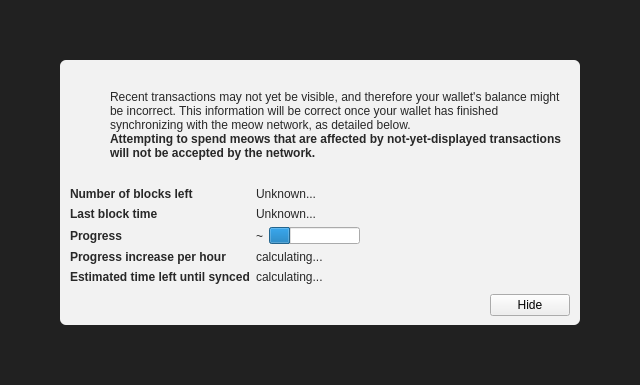
<?xml version="1.0" encoding="UTF-8"?>
<ui version="4.0">
 <class>ModalOverlay</class>
 <widget class="ModalOverlay" name="ModalOverlay">
  <property name="geometry">
   <rect>
    <x>0</x>
    <y>0</y>
    <width>640</width>
    <height>385</height>
   </rect>
  </property>
  <property name="windowTitle">
   <string>Form</string>
  </property>
  <layout class="QVBoxLayout" name="verticalLayout" stretch="0">
   <property name="sizeConstraint">
    <enum>QLayout::SetDefaultConstraint</enum>
   </property>
   <property name="leftMargin">
    <number>0</number>
   </property>
   <property name="topMargin">
    <number>0</number>
   </property>
   <property name="rightMargin">
    <number>0</number>
   </property>
   <property name="bottomMargin">
    <number>0</number>
   </property>
   <item>
    <widget class="QWidget" name="bgWidget" native="true">
     <property name="styleSheet">
      <string notr="true">#bgWidget { background: rgba(0,0,0,220); }</string>
     </property>
     <layout class="QVBoxLayout" name="verticalLayoutMain" stretch="1">
      <property name="leftMargin">
       <number>60</number>
      </property>
      <property name="topMargin">
       <number>60</number>
      </property>
      <property name="rightMargin">
       <number>60</number>
      </property>
      <property name="bottomMargin">
       <number>60</number>
      </property>
      <item>
       <widget class="QWidget" name="contentWidget" native="true">
        <property name="styleSheet">
         <string notr="true">#contentWidget { background: rgba(255,255,255,240); border-radius: 6px; }

QLabel { color: rgb(40,40,40);  }</string>
        </property>
        <layout class="QVBoxLayout" name="verticalLayoutSub" stretch="1,0,0,0">
         <property name="spacing">
          <number>0</number>
         </property>
         <property name="leftMargin">
          <number>10</number>
         </property>
         <property name="topMargin">
          <number>10</number>
         </property>
         <property name="rightMargin">
          <number>10</number>
         </property>
         <property name="bottomMargin">
          <number>10</number>
         </property>
         <item>
          <layout class="QHBoxLayout" name="horizontalLayoutIconText" stretch="0,1">
           <property name="topMargin">
            <number>20</number>
           </property>
           <item>
            <layout class="QVBoxLayout" name="verticalLayoutIcon">
             <property name="leftMargin">
              <number>0</number>
             </property>
             <item>
              <widget class="QPushButton" name="warningIcon">
               <property name="enabled">
                <bool>false</bool>
               </property>
               <property name="text">
                <string/>
               </property>
               <property name="icon">
                <iconset>
                 <normaloff>:/icons/warning</normaloff>
                 <disabledoff>:/icons/warning</disabledoff>:/icons/warning</iconset>
               </property>
               <property name="iconSize">
                <size>
                 <width>48</width>
                 <height>48</height>
                </size>
               </property>
               <property name="flat">
                <bool>true</bool>
               </property>
              </widget>
             </item>
             <item>
              <spacer name="verticalSpacerWarningIcon">
               <property name="orientation">
                <enum>Qt::Vertical</enum>
               </property>
               <property name="sizeHint" stdset="0">
                <size>
                 <width>20</width>
                 <height>40</height>
                </size>
               </property>
              </spacer>
             </item>
            </layout>
           </item>
           <item>
            <layout class="QVBoxLayout" name="verticalLayoutInfoText">
             <property name="leftMargin">
              <number>0</number>
             </property>
             <property name="topMargin">
              <number>0</number>
             </property>
             <item>
              <widget class="QLabel" name="infoText">
               <property name="text">
                <string>Recent transactions may not yet be visible, and therefore your wallet's balance might be incorrect. This information will be correct once your wallet has finished synchronizing with the meow network, as detailed below.</string>
               </property>
               <property name="textFormat">
                <enum>Qt::RichText</enum>
               </property>
               <property name="wordWrap">
                <bool>true</bool>
               </property>
              </widget>
             </item>
             <item>
              <widget class="QLabel" name="infoTextStrong">
               <property name="font">
                <font>
                 <weight>75</weight>
                 <bold>true</bold>
                </font>
               </property>
               <property name="text">
                <string>Attempting to spend meows that are affected by not-yet-displayed transactions will not be accepted by the network.</string>
               </property>
               <property name="textFormat">
                <enum>Qt::RichText</enum>
               </property>
               <property name="wordWrap">
                <bool>true</bool>
               </property>
              </widget>
             </item>
             <item>
              <spacer name="verticalSpacerInTextSpace">
               <property name="orientation">
                <enum>Qt::Vertical</enum>
               </property>
               <property name="sizeHint" stdset="0">
                <size>
                 <width>20</width>
                 <height>40</height>
                </size>
               </property>
              </spacer>
             </item>
            </layout>
           </item>
          </layout>
         </item>
         <item>
          <spacer name="verticalSpacerAfterText">
           <property name="orientation">
            <enum>Qt::Vertical</enum>
           </property>
           <property name="sizeHint" stdset="0">
            <size>
             <width>20</width>
             <height>40</height>
            </size>
           </property>
          </spacer>
         </item>
         <item>
          <layout class="QFormLayout" name="formLayout">
           <property name="fieldGrowthPolicy">
            <enum>QFormLayout::FieldsStayAtSizeHint</enum>
           </property>
           <property name="horizontalSpacing">
            <number>6</number>
           </property>
           <property name="verticalSpacing">
            <number>6</number>
           </property>
           <property name="topMargin">
            <number>10</number>
           </property>
           <item row="0" column="0">
            <widget class="QLabel" name="labelNumberOfBlocksLeft">
             <property name="font">
              <font>
               <weight>75</weight>
               <bold>true</bold>
              </font>
             </property>
             <property name="text">
              <string>Number of blocks left</string>
             </property>
            </widget>
           </item>
           <item row="0" column="1">
            <widget class="QLabel" name="numberOfBlocksLeft">
             <property name="text">
              <string>Unknown...</string>
             </property>
            </widget>
           </item>
           <item row="1" column="0">
            <widget class="QLabel" name="labelLastBlockTime">
             <property name="font">
              <font>
               <weight>75</weight>
               <bold>true</bold>
              </font>
             </property>
             <property name="text">
              <string>Last block time</string>
             </property>
            </widget>
           </item>
           <item row="1" column="1">
            <widget class="QLabel" name="newestBlockDate">
             <property name="sizePolicy">
              <sizepolicy hsizetype="Maximum" vsizetype="Preferred">
               <horstretch>0</horstretch>
               <verstretch>0</verstretch>
              </sizepolicy>
             </property>
             <property name="text">
              <string>Unknown...</string>
             </property>
            </widget>
           </item>
           <item row="2" column="0">
            <widget class="QLabel" name="labelSyncDone">
             <property name="font">
              <font>
               <weight>75</weight>
               <bold>true</bold>
              </font>
             </property>
             <property name="text">
              <string>Progress</string>
             </property>
            </widget>
           </item>
           <item row="2" column="1">
            <layout class="QHBoxLayout" name="horizontalLayoutSync" stretch="0,1">
             <item>
              <widget class="QLabel" name="percentageProgress">
               <property name="text">
                <string notr="true">~</string>
               </property>
              </widget>
             </item>
             <item>
              <widget class="QProgressBar" name="progressBar">
               <property name="value">
                <number>24</number>
               </property>
               <property name="format">
                <string/>
               </property>
              </widget>
             </item>
            </layout>
           </item>
           <item row="4" column="0">
            <widget class="QLabel" name="labelProgressIncrease">
             <property name="font">
              <font>
               <weight>75</weight>
               <bold>true</bold>
              </font>
             </property>
             <property name="text">
              <string>Progress increase per hour</string>
             </property>
            </widget>
           </item>
           <item row="4" column="1">
            <widget class="QLabel" name="progressIncreasePerH">
             <property name="text">
              <string>calculating...</string>
             </property>
            </widget>
           </item>
           <item row="5" column="0">
            <widget class="QLabel" name="labelEstimatedTimeLeft">
             <property name="font">
              <font>
               <weight>75</weight>
               <bold>true</bold>
              </font>
             </property>
             <property name="text">
              <string>Estimated time left until synced</string>
             </property>
            </widget>
           </item>
           <item row="5" column="1">
            <widget class="QLabel" name="expectedTimeLeft">
             <property name="text">
              <string>calculating...</string>
             </property>
            </widget>
           </item>
          </layout>
         </item>
         <item>
          <layout class="QHBoxLayout" name="horizontalLayoutButtons">
           <property name="leftMargin">
            <number>10</number>
           </property>
           <property name="topMargin">
            <number>10</number>
           </property>
           <item>
            <spacer name="horizontalSpacer">
             <property name="orientation">
              <enum>Qt::Horizontal</enum>
             </property>
             <property name="sizeHint" stdset="0">
              <size>
               <width>40</width>
               <height>20</height>
              </size>
             </property>
            </spacer>
           </item>
           <item>
            <widget class="QPushButton" name="closeButton">
             <property name="text">
              <string>Hide</string>
             </property>
            </widget>
           </item>
          </layout>
         </item>
        </layout>
       </widget>
      </item>
     </layout>
    </widget>
   </item>
  </layout>
 </widget>
 <customwidgets>
  <customwidget>
   <class>ModalOverlay</class>
   <extends>QWidget</extends>
   <header>modaloverlay.h</header>
   <container>1</container>
  </customwidget>
 </customwidgets>
 <resources/>
 <connections/>
</ui>
